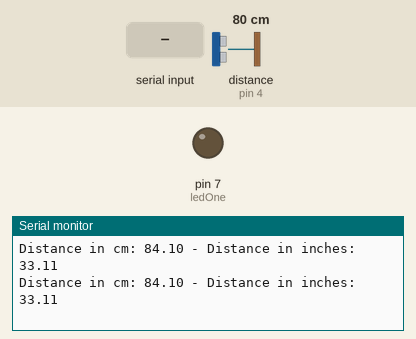
Simulated run of this sketch. Board: Arduino Uno, built with avr-gcc and run on an emulated ATmega328P. On the bench: output pins drawn as LEDs (lit = HIGH), the last lines printed to the serial monitor. Wiring (inferred from the names in the program): ultrasonic range finder: trigger pin 2; echo pin 4. The test bench sets the inputs (shaded band); at power-on: distance to the obstacle (sensor on pin 4) 80 cm. The echo pulse lasts 58.3 µs per cm; pins used as bus, display or sensor lines are not drawn.

Above: at 1.2 s.
1.3 s: distance to the obstacle (sensor on pin 4) set to 2 cm
At 1.43 s:
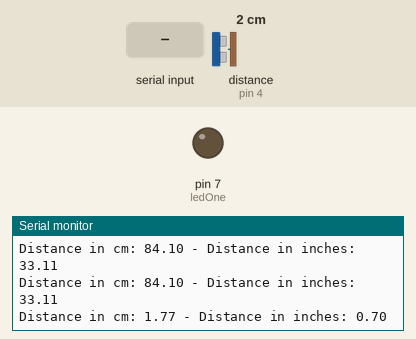
4.3 s: byte 30 received over Serial
At 4.38 s:
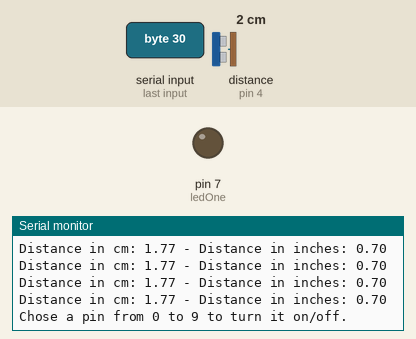
5.9 s: byte 90 received over Serial
8.9 s: distance to the obstacle (sensor on pin 4) set to 18 cm
At 8.94 s:
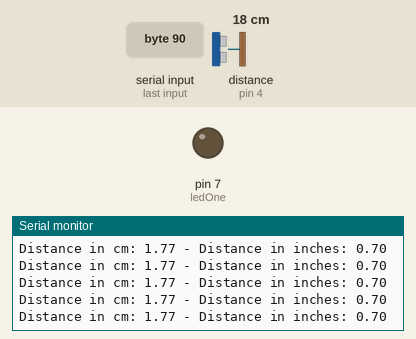
Timing chart, 0 to 11.9 s (numbered marks = the images above; inputs shaded):
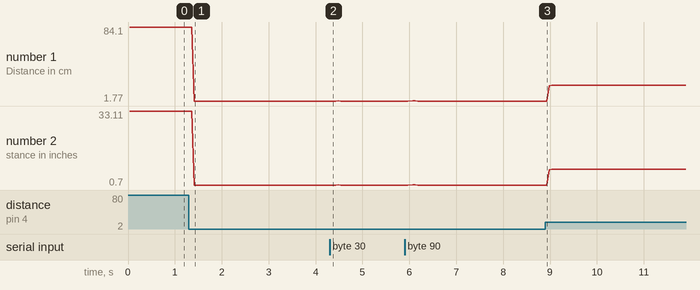

Measured:
- after the input at 1.3 s, the serial monitor: prints a new line after 0.11 s (image 1)
- after the input at 4.3 s, the serial monitor: prints a new line after 0.07 s (image 2)
- plotted number 1: 84.1 → 1.77 after the input at 1.3 s, 1.77 → 19.02 after the input at 8.9 s
- plotted number 2: 33.11 → 0.7 after the input at 1.3 s, 0.7 → 7.49 after the input at 8.9 s

The sketch:

ArduinoTest.ino
```cpp
//Load ultrassonic sensor library
#include <Ultrasonic.h>

//Define trigger and echo pins
#define pin_trigger 2
#define pin_echo 4

//Define led pin
#define ledOne 7

//Initialize ultrassonic sensor
Ultrasonic ultrasonic(pin_trigger, pin_echo);

void setup() {
  pinMode(ledOne, OUTPUT);
  Serial.begin(9600);
  Serial.println("Reading ultrasnic sensor data...");
}

void loop() {
  //Read ultrasonic sensor data
  float cmMsec, inMsec;
  long microsec = ultrasonic.timing();
  cmMsec = ultrasonic.convert(microsec, Ultrasonic::CM);
  inMsec = ultrasonic.convert(microsec, Ultrasonic::IN);

  //Write ultrasonic sensor data
  Serial.print("Distance in cm: ");
  Serial.print(cmMsec);
  Serial.print(" - Distance in inches: ");
  Serial.println(inMsec);

  while (Serial.available() > 0) {
    Serial.println("Chose a pin from 0 to 9 to turn it on/off.");
    int serialInputVal = Serial.read();
    serialInputVal -= 48; //Convert ASCII int value to its original value
    Serial.print("Chosen pin: ");
    Serial.println(serialInputVal);

    if (digitalRead(serialInputVal) == LOW) {
      digitalWrite(serialInputVal, HIGH);
    }
    else if (digitalRead(serialInputVal) == HIGH) {
      digitalWrite(serialInputVal, LOW);
    }

    delay(1);
  }
}
```
